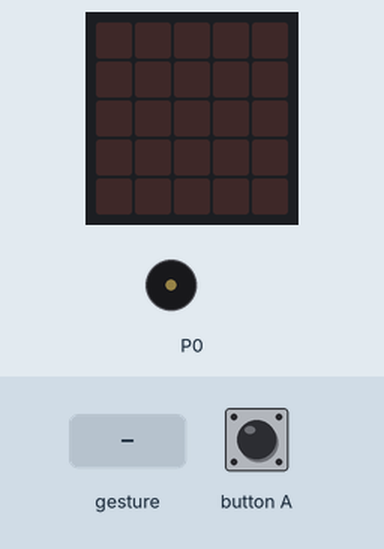
The program below on a simulated BBC micro:bit (MakeCode). On the bench: the board's 5×5 LED display, buzzer (waves = sounding). The inputs (shaded band) are chosen by the test bench. Random numbers come from a fixed seed; a tilt is held for 1.5 s and a shake lasts 1 s, then the board lies face up again.

Above: at 1.2 s.
1.3 s: gesture 'shake'
At 4.0 s:
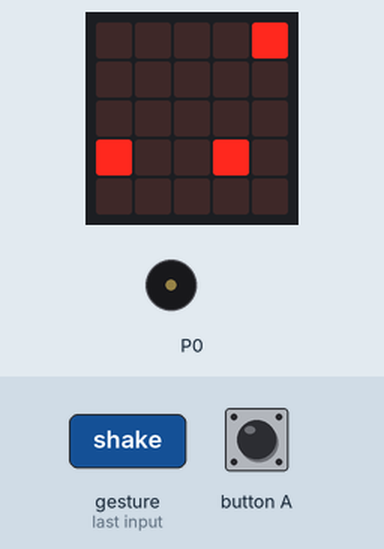
4.3 s: gesture 'shake'
At 6.0 s:
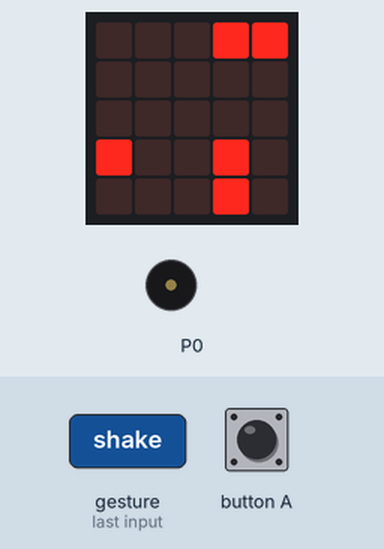
7.0 s: gesture 'shake'
At 9.2 s:
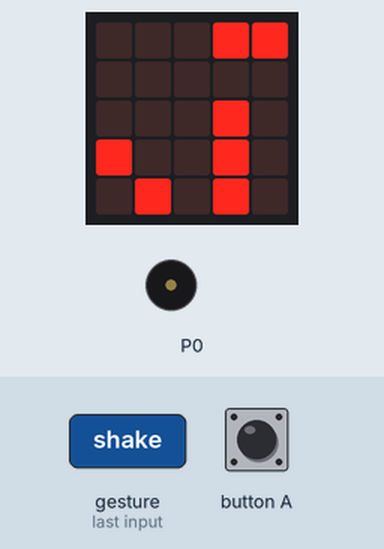
9.7 s: gesture 'shake'
At 10.7 s:
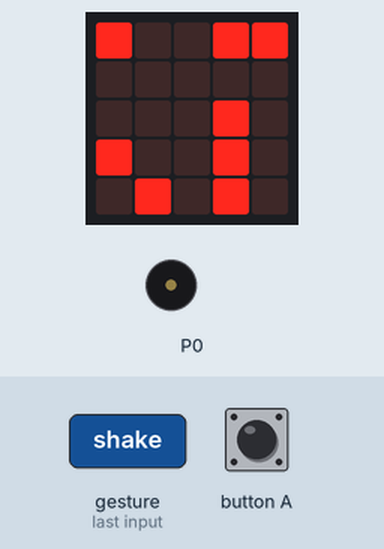
Timing chart, 0 to 12.7 s (numbered marks = the images above; inputs shaded):
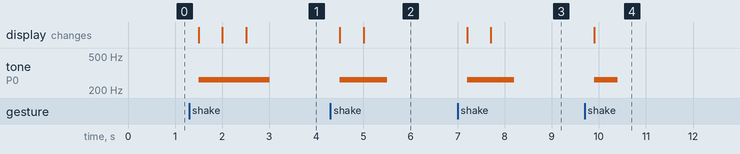

Measured:
- after the input at 1.3 s, tone on P0: silent → 262 Hz after 0.20 s, → silent 1.5 s later; the display: first changes after 0.20 s (image 1 shows a later state)
- after the input at 4.3 s, tone on P0: silent → 262 Hz after 0.20 s, → silent 1.0 s later; the display: first changes after 0.20 s (image 2 shows a later state)
- after the input at 7.0 s, tone on P0: silent → 262 Hz after 0.20 s, → silent 1.0 s later; the display: first changes after 0.20 s (image 3 shows a later state)
- after the input at 9.7 s, tone on P0: silent → 262 Hz after 0.20 s, → silent 0.50 s later; the display: changes after 0.20 s (image 4)

The program:

main.ts
```typescript
input.onButtonPressed(Button.A, function () {

})
input.onGesture(Gesture.Shake, function () {
    if (true) {
        for (let index = 0; index < randint(1, 6); index++) {
            led.plot(randint(0, 4), randint(0, 4))
            music.playTone(262, music.beat(BeatFraction.Whole))
        }
    } else {
        for (let index = 0; index < randint(1, 10); index++) {
            led.plot(randint(0, 4), randint(0, 4))
        }
    }
})
```

test.ts
```typescript
// Tady jsou testy. Při použití tohoto balíčku jako rozšíření nebude zkompilováno.
```
